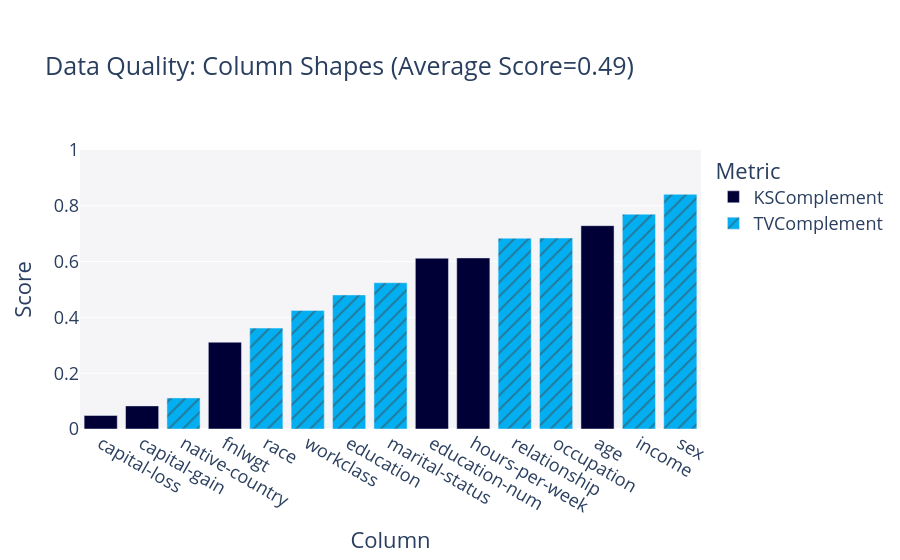

The notebook cell saved with this chart:
### Markdown cell above
## Statistical similarity evaluation

### Code cell
metadata = convert_metadata_to_sdm_format(full_ds.description.schema)
quality_report = QualityReport()
quality_report.generate(train_ds.data, synth_data.data, metadata)
fig = quality_report.get_visualization(property_name='Column Shapes')
fig.show()

results_exp['Column Pair Trends'] = quality_report.get_details('Column Pair Trends').mean()['Score']
results_exp['Column Shapes'] = quality_report.get_details('Column Shapes').mean()['Score']

### Figure 1 — Plotly figure (JSON) as saved in the notebook; plotly's stock layout.template omitted (floating-point values rounded to 4 significant figures)
{"data": [{"alignmentgroup": "True", "customdata": [["KSComplement"], ["KSComplement"], ["KSComplement"], ["KSComplement"], ["KSComplement"], ["KSComplement"]], "hovertemplate": "<b>%{hovertext}</b><br><br>Metric=%{customdata[0]}<br>Score=%{y}<extra></extra>", "hovertext": ["age", "fnlwgt", "education-num", "capital-gain", "capital-loss", "hours-per-week"], "legendgroup": "KSComplement", "marker": {"color": "#000036", "pattern": {"shape": ""}}, "name": "KSComplement", "offsetgroup": "KSComplement", "orientation": "v", "showlegend": true, "textposition": "auto", "type": "bar", "x": ["age", "fnlwgt", "education-num", "capital-gain", "capital-loss", "hours-per-week"], "xaxis": "x", "y": [0.7288, 0.311, 0.6121, 0.0828, 0.0483, 0.6132], "yaxis": "y"}, {"alignmentgroup": "True", "customdata": [["TVComplement"], ["TVComplement"], ["TVComplement"], ["TVComplement"], ["TVComplement"], ["TVComplement"], ["TVComplement"], ["TVComplement"], ["TVComplement"]], "hovertemplate": "<b>%{hovertext}</b><br><br>Metric=%{customdata[0]}<br>Score=%{y}<extra></extra>", "hovertext": ["workclass", "education", "marital-status", "occupation", "relationship", "race", "sex", "native-country", "income"], "legendgroup": "TVComplement", "marker": {"color": "#03AFF1", "pattern": {"shape": "/"}}, "name": "TVComplement", "offsetgroup": "TVComplement", "orientation": "v", "showlegend": true, "textposition": "auto", "type": "bar", "x": ["workclass", "education", "marital-status", "occupation", "relationship", "race", "sex", "native-country", "income"], "xaxis": "x", "y": [0.4247, 0.4805, 0.5243, 0.6846, 0.6837, 0.3616, 0.841, 0.1114, 0.7698], "yaxis": "y"}], "layout": {"barmode": "relative", "font": {"size": 18}, "legend": {"title": {"text": "Metric"}, "tracegroupgap": 0}, "margin": {"t": 150}, "plot_bgcolor": "#F5F5F8", "title": {"text": "Data Quality: Column Shapes (Average Score=0.49)"}, "xaxis": {"anchor": "y", "categoryorder": "total ascending", "domain": [0, 1], "title": {"text": "Column"}}, "yaxis": {"anchor": "x", "domain": [0, 1], "range": [0, 1], "title": {"text": "Score"}}}}
